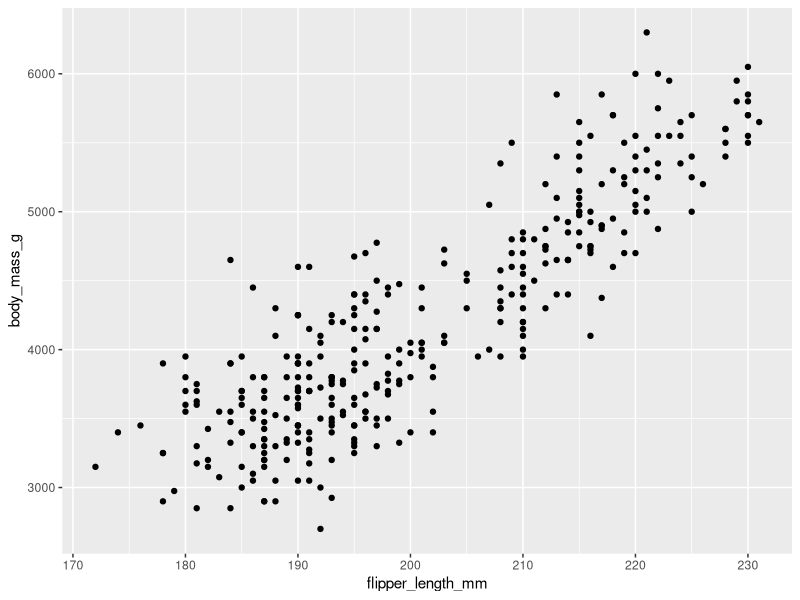
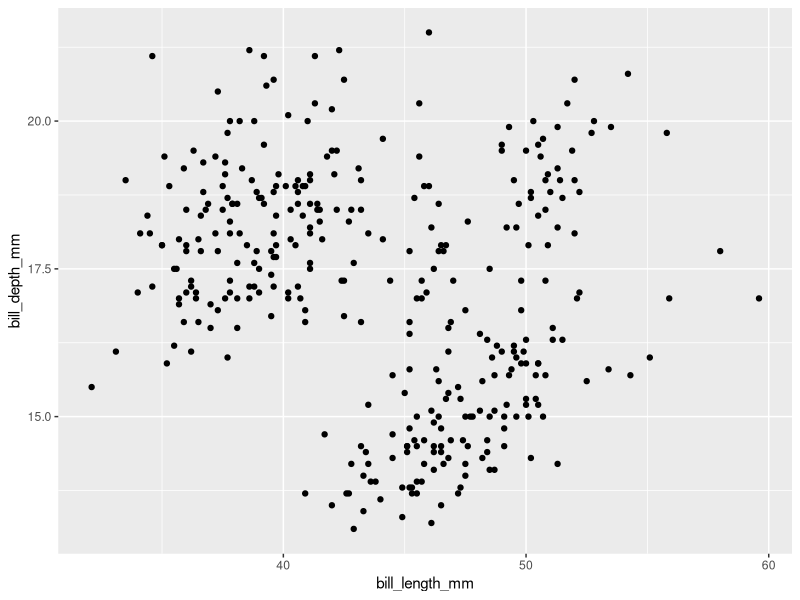

Reproduce these figures in R, in order.
library(ggplot2)
library(palmerpenguins)

ggplot(data=penguins) +
  geom_point(mapping=aes(x=flipper_length_mm, y=body_mass_g))

ggplot(data=penguins) +
  geom_point(mapping=aes(x=bill_length_mm, y=bill_depth_mm))
